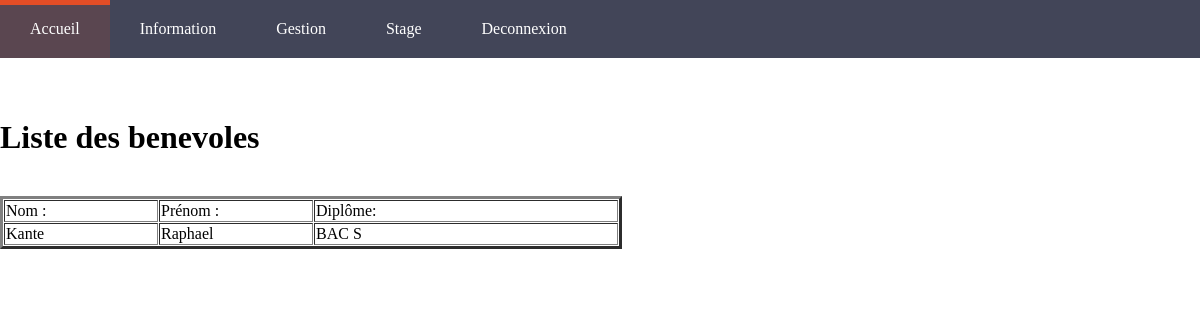
Page /MDS49-Final/index.php?uc=information&action=benevoles (signed in) on the committed database.
### tables this page shows
CREATE TABLE IF NOT EXISTS INTERVENANT
 (
   IDINTERVENANT INTEGER NOT NULL AUTO_INCREMENT ,
   NOMINTERVENANT CHAR(32) NOT NULL  ,
   PRENOMINTERVENANT CHAR(32) NOT NULL  ,
   DIPLOME CHAR(32) NULL  ,
   COUTHORAIRE DECIMAL(10,2) NOT NULL  ,
   ROLESABIC CHAR(1) NOT NULL  
   , PRIMARY KEY (IDINTERVENANT) 
 );

### MDS49-Final/util/class.pdoMDS49.inc.php (called while the page is built, shortened)
<?php
class PdoMDS49
{
      	private static $serveur='mysql:host=db672809222.db.1and1.com';
      	private static $bdd='dbname=db672809222';
      	private static $user='dbo672809222' ;
      	private static $mdp='BMw1234*CEMP' ;
		private static $monPdo;
		private static $monPdoMDS49 = null;
	private function __construct()
	{
    		PdoMDS49::$monPdo = new PDO(PdoMDS49::$serveur.';'.PdoMDS49::$bdd, PdoMDS49::$user, PdoMDS49::$mdp);
			PdoMDS49::$monPdo->query("SET CHARACTER SET utf8");
	}
	public  static function getPdoMDS49()
	{
		if(PdoMDS49::$monPdoMDS49 == null)
		{
			PdoMDS49::$monPdoMDS49= new PdoMDS49();
		}
		return PdoMDS49::$monPdoMDS49;
	}
	public function getLesBenevoles()
	{
		$req = "SELECT * FROM INTERVENANT WHERE ROLESABIC = 'B' OR ROLESABIC = 'C' ORDER BY IDINTERVENANT";
		$res = PdoMDS49::$monPdo->query($req);
		$lesBenevoles = $res->fetchAll();
		return $lesBenevoles;
	}
}
?>

### MDS49-Final/vues/v_benevoles.php (the view, shortened to what this page needs)
<form action="index.php?uc=information&action=benevoles" method=post>
<p><H1>Liste des benevoles</H1><br>
        <table border=3 cellspacing=1 >
            <tr>
                <td>Nom :</td>
                <td>Prénom :</td>
                <td>Diplôme:</td>
            </tr>
        <?php
        foreach( $benevoles as $benevole)
        {
            $nom = $benevole['NOMINTERVENANT'];
            $prenom = $benevole['PRENOMINTERVENANT'];
            $diplome = $benevole['DIPLOME'];
            ?>
            <tr>
                <td width=150><?php echo $nom ?></a></td>
                <td width=150><?php echo $prenom ?></td>
                <td width=300><?php echo $diplome ?></td>
            </tr>
            <?php
        }
        ?>
        </table>
    </form>

### MDS49-Final/util/style.css (style rules this page uses)
body { front-family: 'Source code pro', Calibri, serif; margin: 0px; padding: 0px; }
p { margin:20px; padding:10px; }

### rows in the picture
intervenant: NOMINTERVENANT "Kante", PRENOMINTERVENANT "Raphael", DIPLOME "BAC S"
